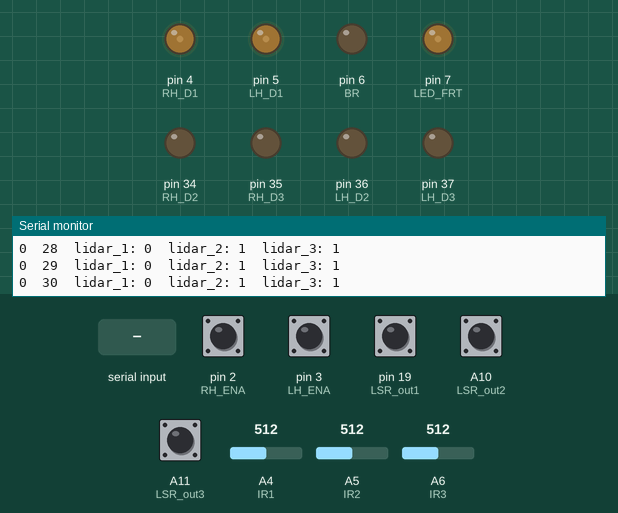
Simulated run of this sketch. Board: Arduino Mega 2560, built with avr-gcc and run on an emulated ATmega2560. On the bench: output pins drawn as LEDs (lit = HIGH), the last lines printed to the serial monitor. Inputs (shaded band) come from the test bench; at power-on: A10 (LSR_out2), A11 (LSR_out3), pin 2 (RH_ENA), pin 3 (LH_ENA), pin 19 (LSR_out1) HIGH, A4 (IR1) = 512, A5 (IR2) = 512, A6 (IR3) = 512.

Above: at 1.2 s.
1.3 s: "90,45\n" received over Serial
2.9 s: "30,150\n" received over Serial
5.9 s: "9\n" received over Serial
8.9 s: "1\n" received over Serial
At 10.0 s:
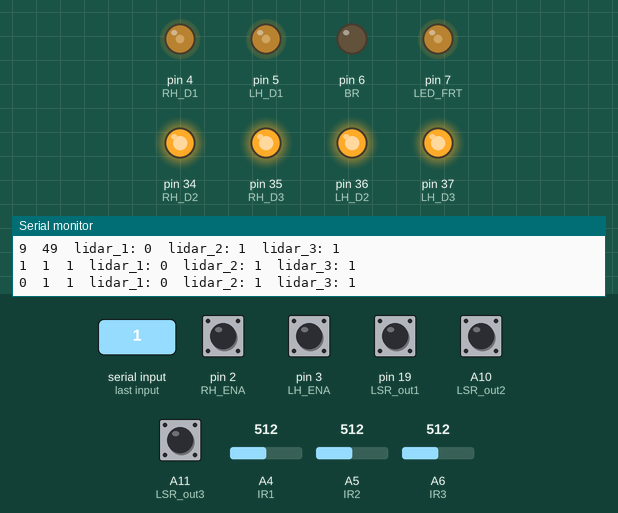
10.4 s: pin 19 (LSR_out1) pulled LOW for 0.15 s
At 10.9 s:
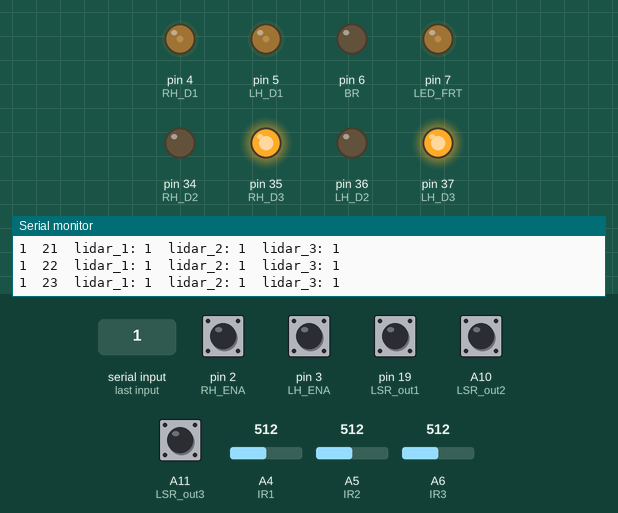
Timing chart, 0 to 13.0 s (numbered marks = the images above; inputs shaded):
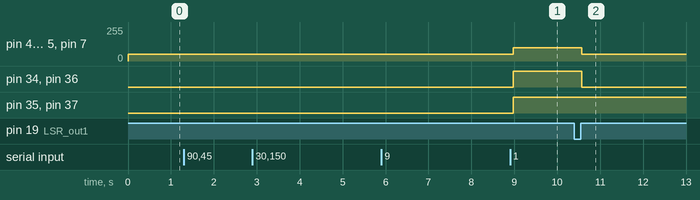

The sketch:

try6.ino
```cpp
#include <Wire.h>

const int RH_D1 = 4;
const int RH_D2 = 34;
const int RH_D3 = 35;
const int RH_A1 = A0;
const int RH_A2 = A1;
const int RH_ENA = 2;
const int RH_ENB = A8;
const int LH_D1 = 5;
const int LH_D2 = 36;
const int LH_D3 = 37;
const int LH_A1 = A2;
const int LH_A2 = A3;
const int LH_ENA = 3;
const int LH_ENB = A9;
const int BR = 6;
const int LED_FRT = 7;
const int IR1 = A4;
const int IR2 = A5;
const int IR3 = A6;
const int ES = 18;
const int LSR_out1 = 19;
const int LSR_out2 = A10;
const int LSR_out3 = A11;

#define RH_ENA 2
#define RH_ENB A8
#define LH_ENA 3
#define LH_ENB A9

int mode;
int cmd = 0;
int heartbeat = 0;
int joystick;
int lid_2;
int lid_3;
int count = 0;
int Analog_IR1;
int Analog_IR2;
int Analog_IR3;
int Value_IR;
int Value_CPR;

volatile unsigned int encoder_RH = 0;
volatile unsigned int encoder_LH = 0;
volatile unsigned int lid_1 = 0;

void setup() {
  pinMode(RH_ENA, INPUT);
  pinMode(RH_ENB, INPUT);
  pinMode(LH_ENA, INPUT);
  pinMode(LH_ENB, INPUT);
  pinMode(ES, INPUT);
  pinMode(LSR_out1, INPUT);
  pinMode(LSR_out2, INPUT);
  pinMode(LSR_out3, INPUT);

  digitalWrite(RH_ENA, HIGH);   //pull up
  digitalWrite(RH_ENB, HIGH);
  digitalWrite(LH_ENA, HIGH);
  digitalWrite(LH_ENB, HIGH);
  digitalWrite(LSR_out1, HIGH);
  digitalWrite(LSR_out2, HIGH);
  digitalWrite(LSR_out3, HIGH);

  attachInterrupt(digitalPinToInterrupt(2), EncoderA_RH, CHANGE);
  attachInterrupt(digitalPinToInterrupt(3), EncoderA_LH, CHANGE);
  attachInterrupt(digitalPinToInterrupt(19), Lidar_out1, CHANGE);

  pinMode(BR,OUTPUT);
  pinMode(RH_D1,OUTPUT);
  pinMode(RH_D2,OUTPUT);
  pinMode(RH_D3,OUTPUT);
  pinMode(LH_D1,OUTPUT);
  pinMode(LH_D2,OUTPUT);
  pinMode(LH_D3,OUTPUT);
  pinMode(LED_FRT, OUTPUT);

  analogWrite(RH_D1,30);
  analogWrite(LH_D1,30);

  Serial.begin(9600);

  digitalWrite(RH_D2,HIGH);
  digitalWrite(LH_D2,HIGH);
//  digitalWrite(BR,HIGH);

  Wire.begin();


}

void loop() {

  if(Serial.available()>0) {
    joystick = Serial.parseInt();
    Serial.print(joystick);
    Serial.print("\t");

      heartbeat = 0;

    if (cmd != joystick && joystick != 0) {
      cmd = joystick;
      }
   }

  heartbeat++;

  if (heartbeat > 300) {
    cmd = 8;
    heartbeat = 0;
  }

  Serial.print(cmd);
  Serial.print("\t");
  Serial.print(heartbeat);
  Serial.print("\t");

  lid_2 = digitalRead(LSR_out2);
  lid_3 = digitalRead(LSR_out3);

  Analog_IR1 = analogRead(IR1);
  Analog_IR2 = analogRead(IR2);
  Analog_IR3 = analogRead(IR3);

//  Serial.print("IR1 = "); Serial.print(Analog_IR1);  Serial.print("\t ");
//  Serial.print("IR2 = "); Serial.print(Analog_IR2);  Serial.print("\t ");
//  Serial.print("IR3 = "); Serial.print(Analog_IR3);  Serial.print("\n ");

  Serial.print("lidar_1: "); Serial.print(lid_1); Serial.print("\t");
  Serial.print("lidar_2: "); Serial.print(lid_2); Serial.print("\t");
  Serial.print("lidar_3: "); Serial.println(lid_3);
  Serial.print("\n");

  if (Analog_IR1 > 200 && Analog_IR1 < 300 && Analog_IR2 > 200 && Analog_IR2 < 300 && Analog_IR3>200 && Analog_IR3<300) {   //permisible
    Value_IR = 1;
    Value_CPR = 1;
  }

  else if (Analog_IR1 < 200 || Analog_IR1 > 300 || Analog_IR2 < 200 || Analog_IR2 > 300 || Analog_IR3 < 200 || Analog_IR3 > 300) {  //not permisible
    Value_IR = 2;

    if (Value_CPR != Value_IR) {
      digitalWrite(RH_D2,LOW);    //stop
      digitalWrite(LH_D2,LOW);
      analogWrite(RH_D1,50);
      analogWrite(LH_D1,50);
      analogWrite(LED_FRT,50);
//      Serial.println("Uneven floor detected!");

      if (cmd == 9) {
        Value_IR = 1;
        Value_CPR = 2;
//        Serial.println("IR Reset");
      }
    }

    else if (Value_CPR == Value_IR) {
      Value_IR = 1;
    }
  }

  if(Value_IR == 1) {

    if(lid_2 == 0 && lid_1 == 0 && Value_CPR == 1) {

      if(cmd == 1) {           //slow forward
        analogWrite(RH_D1,100);
        analogWrite(LH_D1,100);
        digitalWrite(RH_D2,HIGH);
        digitalWrite(LH_D2,HIGH);
        digitalWrite(RH_D3,HIGH);
        digitalWrite(LH_D3,HIGH);
        analogWrite(LED_FRT,100);
      }

      else if(cmd == 2) {      //fast forward
        analogWrite(RH_D1,200);
        analogWrite(LH_D1,200);
        digitalWrite(RH_D2,HIGH);
        digitalWrite(LH_D2,HIGH);
        digitalWrite(RH_D3,HIGH);
        digitalWrite(LH_D3,HIGH);
        analogWrite(LED_FRT,200);
      }

      else if(cmd == 3) {        //rotate clockwise
        analogWrite(RH_D1,80);
        analogWrite(LH_D1,80);
        digitalWrite(RH_D2,HIGH);
        digitalWrite(LH_D2,HIGH);
        digitalWrite(RH_D3,LOW);
        digitalWrite(LH_D3,HIGH);
      }

      else if(cmd == 4) {        //rotate cclockwise
        analogWrite(RH_D1,80);
        analogWrite(LH_D1,80);
        digitalWrite(RH_D2,HIGH);
        digitalWrite(LH_D2,HIGH);
        digitalWrite(RH_D3,HIGH);
        digitalWrite(LH_D3,LOW);
      }

      else if(cmd == 7) {       //reverse
        analogWrite(RH_D1,100);
        analogWrite(LH_D1,100);
        digitalWrite(RH_D2,HIGH);
        digitalWrite(LH_D2,HIGH);
        digitalWrite(RH_D3,LOW);
        digitalWrite(LH_D3,LOW);
        analogWrite(LED_FRT,50);
      }

      else if (cmd==8) {       //stop
        digitalWrite(RH_D2,LOW);
        digitalWrite(LH_D2,LOW);
        analogWrite(RH_D1,50);
        analogWrite(LH_D1,50);
        digitalWrite(BR,HIGH);
        analogWrite(LED_FRT,50);
      }

      else {                        //stop
        digitalWrite(RH_D2,LOW);
        digitalWrite(LH_D2,LOW);
        analogWrite(RH_D1,50);
        analogWrite(LH_D1,50);
        analogWrite(LED_FRT,50);
      }
    }

    else if (lid_2 == 1 && lid_1 == 0 && Value_CPR == 1) {                        //lidar 2 triggered

      if(cmd == 1) {           //slow forward
        analogWrite(RH_D1,100);
        analogWrite(LH_D1,100);
        digitalWrite(RH_D2,HIGH);
        digitalWrite(LH_D2,HIGH);
        digitalWrite(RH_D3,HIGH);
        digitalWrite(LH_D3,HIGH);
        analogWrite(LED_FRT,100);
      }

      else if(cmd == 2) {      //fast forward
        analogWrite(RH_D1,100);
        analogWrite(LH_D1,100);
        digitalWrite(RH_D2,HIGH);
        digitalWrite(LH_D2,HIGH);
        digitalWrite(RH_D3,HIGH);
        digitalWrite(LH_D3,HIGH);
        analogWrite(LED_FRT,200);
      }

      else if(cmd == 3) {        //rotate clockwise
        analogWrite(RH_D1,80);
        analogWrite(LH_D1,80);
        digitalWrite(RH_D2,HIGH);
        digitalWrite(LH_D2,HIGH);
        digitalWrite(RH_D3,LOW);
        digitalWrite(LH_D3,HIGH);
      }

      else if(cmd == 4) {        //rotate cclockwise
        analogWrite(RH_D1,80);
        analogWrite(LH_D1,80);
        digitalWrite(RH_D2,HIGH);
        digitalWrite(LH_D2,HIGH);
        digitalWrite(RH_D3,HIGH);
        digitalWrite(LH_D3,LOW);
      }

      else if(cmd == 7) {       //reverse
        analogWrite(RH_D1,100);
        analogWrite(LH_D1,100);
        digitalWrite(RH_D2,HIGH);
        digitalWrite(LH_D2,HIGH);
        digitalWrite(RH_D3,LOW);
        digitalWrite(LH_D3,LOW);
        analogWrite(LED_FRT,50);
      }

      else if (cmd==8) {       //stop
        digitalWrite(RH_D2,LOW);
        digitalWrite(LH_D2,LOW);
        analogWrite(RH_D1,50);
        analogWrite(LH_D1,50);
        digitalWrite(BR,HIGH);
        analogWrite(LED_FRT,50);
      }

      else {                        //stop
        digitalWrite(RH_D2,LOW);
        digitalWrite(LH_D2,LOW);
        analogWrite(RH_D1,50);
        analogWrite(LH_D1,50);
        analogWrite(LED_FRT,50);
      }
    }
    else if (lid_2 == 1 && lid_1 == 0 && Value_CPR == 2) {                        //lidar 2 triggered

      if(cmd == 1) {           //slow forward
        analogWrite(RH_D1,100);
        analogWrite(LH_D1,100);
        digitalWrite(RH_D2,HIGH);
        digitalWrite(LH_D2,HIGH);
        digitalWrite(RH_D3,HIGH);
        digitalWrite(LH_D3,HIGH);
        analogWrite(LED_FRT,100);
      }

      else if(cmd == 2) {      //fast forward
        analogWrite(RH_D1,100);
        analogWrite(LH_D1,100);
        digitalWrite(RH_D2,HIGH);
        digitalWrite(LH_D2,HIGH);
        digitalWrite(RH_D3,HIGH);
        digitalWrite(LH_D3,HIGH);
        analogWrite(LED_FRT,200);
      }

      else if(cmd == 3) {        //rotate clockwise
        analogWrite(RH_D1,80);
        analogWrite(LH_D1,80);
        digitalWrite(RH_D2,HIGH);
        digitalWrite(LH_D2,HIGH);
        digitalWrite(RH_D3,LOW);
        digitalWrite(LH_D3,HIGH);
      }

      else if(cmd == 4) {        //rotate cclockwise
        analogWrite(RH_D1,80);
        analogWrite(LH_D1,80);
        digitalWrite(RH_D2,HIGH);
        digitalWrite(LH_D2,HIGH);
        digitalWrite(RH_D3,HIGH);
        digitalWrite(LH_D3,LOW);
      }

      else if(cmd == 7) {       //reverse
        analogWrite(RH_D1,100);
        analogWrite(LH_D1,100);
        digitalWrite(RH_D2,HIGH);
        digitalWrite(LH_D2,HIGH);
        digitalWrite(RH_D3,LOW);
        digitalWrite(LH_D3,LOW);
        analogWrite(LED_FRT,50);
      }

      else if (cmd==8) {       //stop
        digitalWrite(RH_D2,LOW);
        digitalWrite(LH_D2,LOW);
        analogWrite(RH_D1,50);
        analogWrite(LH_D1,50);
        digitalWrite(BR,HIGH);
        analogWrite(LED_FRT,50);
      }

      else {                        //stop
        digitalWrite(RH_D2,LOW);
        digitalWrite(LH_D2,LOW);
        analogWrite(RH_D1,50);
        analogWrite(LH_D1,50);
        analogWrite(LED_FRT,50);
      }
    }

    else if (lid_1 == 1 && lid_2 == 1) {

      digitalWrite(RH_D2,LOW);
      digitalWrite(LH_D2,LOW);
      analogWrite(RH_D1,50);
      analogWrite(LH_D1,50);
      analogWrite(LED_FRT,50);

//      Serial.println("Warning obstacle in front!");

      if (cmd == 9) {
        lid_1 = 0;
//        Serial.println("lid_1 reset");
      }
    }

  }
}

void EncoderA_RH() {
  if(digitalRead(RH_ENB) == digitalRead(RH_ENA)) {
    encoder_RH = encoder_RH + 1;
  }
  else {
    encoder_RH = encoder_RH - 1;
  }
}

void EncoderA_LH() {
  if(digitalRead(LH_ENB) == digitalRead(LH_ENA)) {
    encoder_LH = encoder_LH - 1;
  }
  else {
    encoder_LH = encoder_LH + 1;
  }
}

void Lidar_out1() {
  if(digitalRead(LSR_out1)) {
    lid_1=1;
  }

  else {
    lid_1=0;
  }
}
```

Measured:
- after the input at 8.9 s, pin 4 (RH_D1), pin 5 (LH_D1), pin 7 (LED_FRT): 50/255 → 100/255 after 0.08 s; pin 34 (RH_D2), pin 35 (RH_D3), pin 36 (LH_D2), pin 37 (LH_D3): LOW → HIGH after 0.08 s
- after the input at 10.4 s, pin 4 (RH_D1), pin 5 (LH_D1), pin 7 (LED_FRT): 100/255 → 50/255 after 0.17 s; pin 34 (RH_D2), pin 36 (LH_D2): HIGH → LOW after 0.17 s
